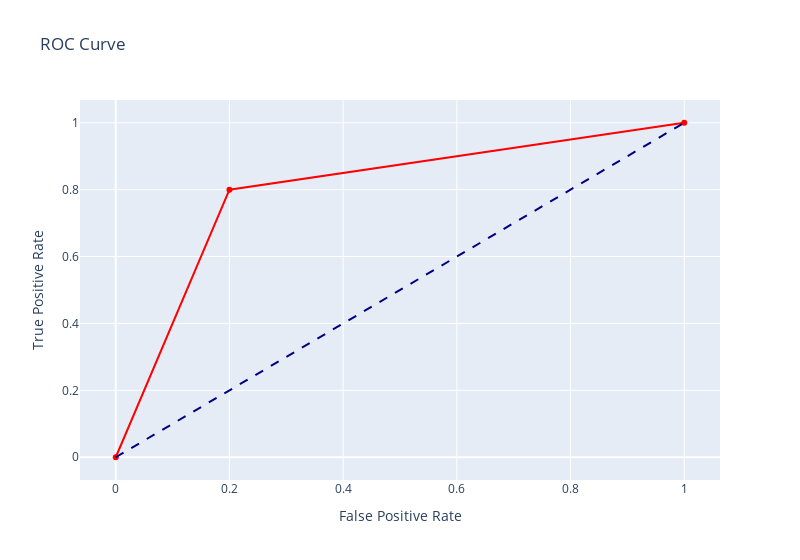

Write notebook code for a chart like this one.
### Code cell
def plot_roc_curve(y_true, y_pred):
    from sklearn.metrics import roc_curve
    fpr, tpr, thresh = roc_curve(y_true, y_pred, pos_label=1)
    
    fig = go.Figure(data=[go.Scatter(x=fpr, y=tpr, line_color='red', name='ROC Curve'),
                          go.Scatter(x=[0, 1], y=[0, 1], mode='lines', line_dash='dash', line_color='navy')],
                    layout=go.Layout(xaxis_title='False Positive Rate',
                                     yaxis_title='True Positive Rate',
                                     title = 'ROC Curve',
                                     showlegend=False,
                                     width=800))
    
    fig.show()

plot_roc_curve(y_true, y_pred) # im większe pole nad niebieską przerywaną linią, tym lepiej
# przerywana linia to model losowy

### Figure 1 — Plotly figure (JSON) as saved in the notebook; plotly's stock layout.template omitted (floating-point values rounded to 4 significant figures)
{"data": [{"line": {"color": "red"}, "name": "ROC Curve", "type": "scatter", "x": [0, 0.2, 1], "y": [0, 0.8, 1]}, {"line": {"color": "navy", "dash": "dash"}, "mode": "lines", "type": "scatter", "x": [0, 1], "y": [0, 1]}], "layout": {"showlegend": false, "title": {"text": "ROC Curve"}, "width": 800, "xaxis": {"title": {"text": "False Positive Rate"}}, "yaxis": {"title": {"text": "True Positive Rate"}}}}
